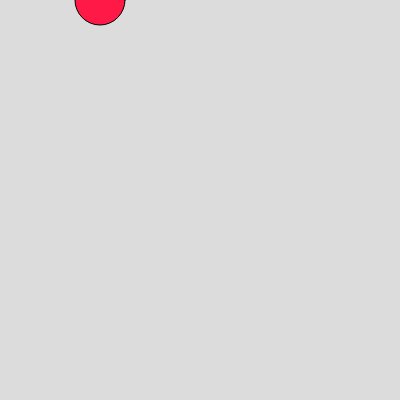
Frame 1 (no input)
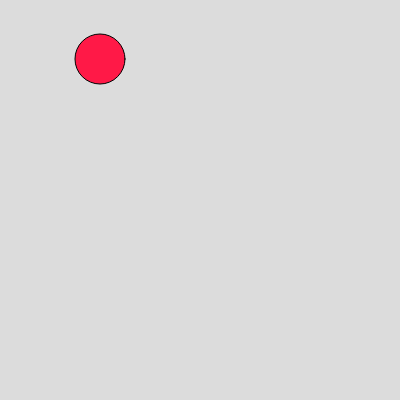
Frame 60 (no input)
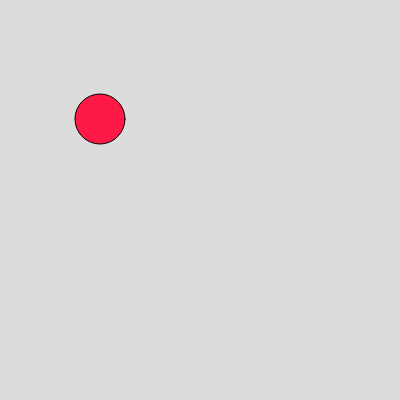
Frame 120 (the mouse pressed at the canvas centre since frame 60)

The p5.js sketch that drew these frames (run headless with seeded random() and noise() and a simulated clock; from frame 60 on, the mouse is pressed at the canvas centre):

// p5.js sketch
// ── sketch.js
let x,y = 0;
function setup() {
  createCanvas(400, 400);
  frameRate();
}

function draw() {
  background(220);
  fill(255,25,71);
  ellipse(100,y,50,50);
  x++;
  y++;
  
  if (x > width){
    x = 0;
  }
  
  if (y > height){
    y = 0;
  }
}
